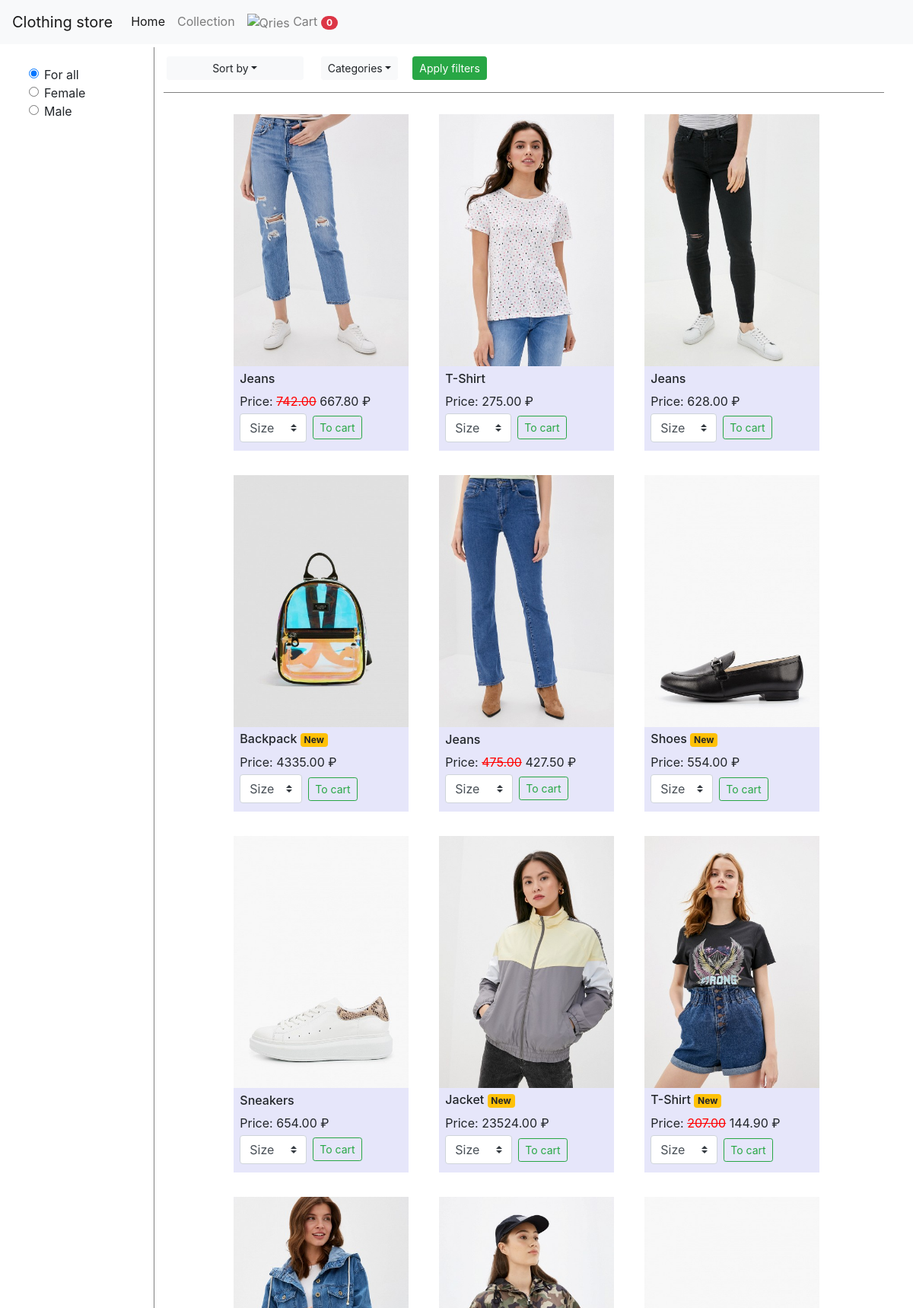
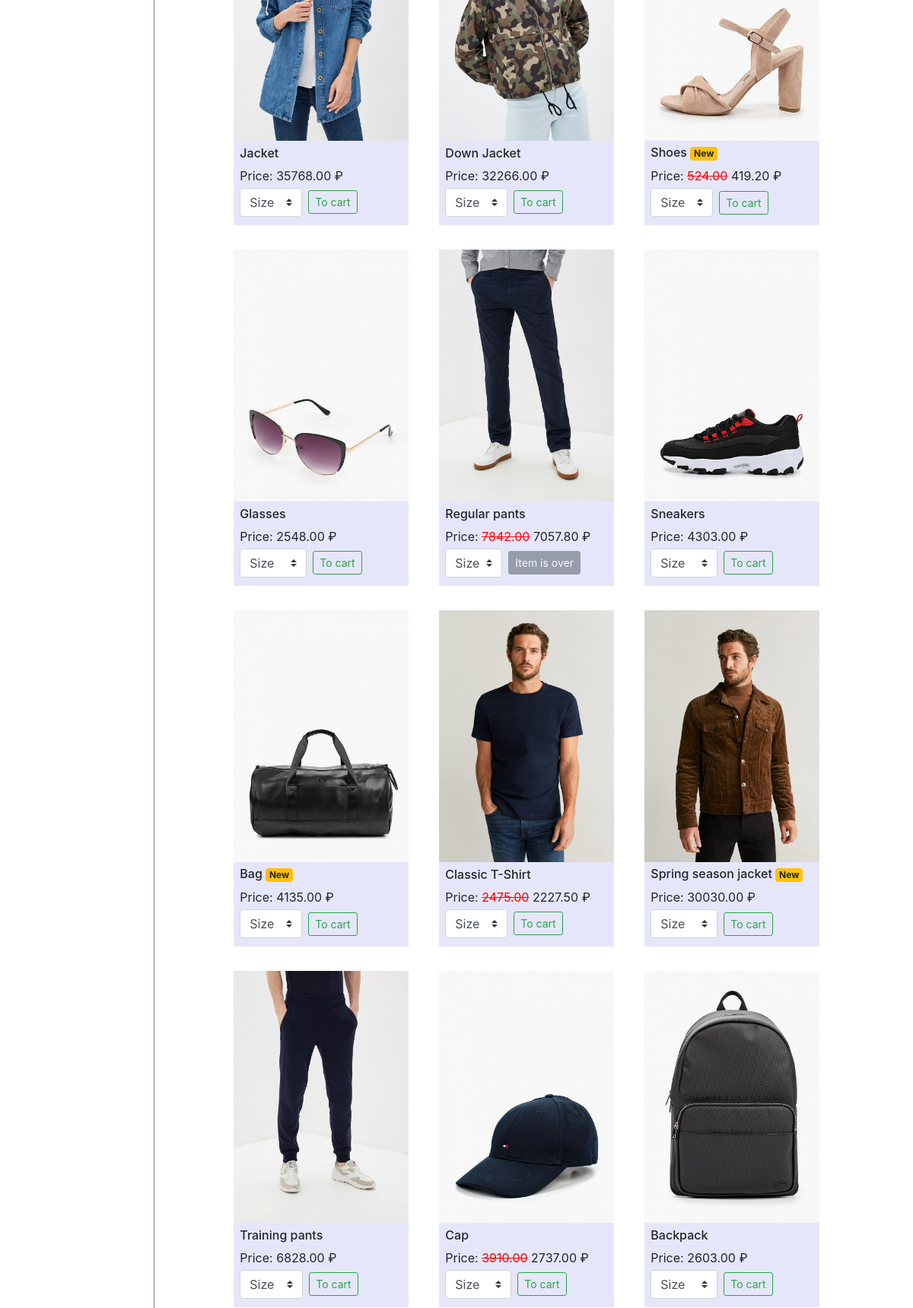
Page /collection (upper part) on the committed database (2 pictures, top to bottom).
### tables this page shows
CREATE TABLE goods (vendor int NOT NULL PRIMARY KEY, gender varchar (6) NOT NULL, photo varchar (255) NOT NULL, rating int NOT NULL, price float NOT NULL, discount float NOT NULL, discount_bool boolean NOT NULL, new boolean NOT NULL, description text NOT NULL, category varchar (255) NOT NULL, color varchar (255) NOT NULL);

### app.py (the view, shortened to what this page needs)
@app.route('/collection')
def collection():
    url_args = list(request.args.keys())
    sort_by, gender, categories = 'Sort by', 'forall', 'None'
    if all(i in url_args for i in ['sort', 'gender', 'cats']):
        sort_by = request.args.get('sort')
        gender = request.args.get('gender')
        categories = request.args.getlist('cats')
    data = db.getData(gender, sort_by, categories)
    itemsQuantity = warehouse.getItemsQuantity()
    if not cookies.hasCookies(request):
        userSessionId = cookies.getUserSessionId()
        cartController.generateCart(userSessionId)
        resp = make_response(
            render_template(
                'collection.html',
                title='Collection',
                goods=np.array(data),
                items_amount=0,
                itemsQuantity=itemsQuantity)
        )
        resp.set_cookie('userid', userSessionId)
    return resp

### BusinessRules/CartController.py (called while the page is built)
    def generateCart(self, userSessionId):
        cartInstance = Cart.Cart(userSessionId)
        self.storageInstance.set(userSessionId, pickle.dumps(cartInstance))

### BusinessRules/Warehouse.py (called while the page is built)
    def getItemsQuantity(self):
        data = self.databaseInstance.getItemsQuantity()
        return data

### ConfigManager.py (called while the page is built)
    def readConfig(self):
        try:
            self.config = open(self.configName, "r")
            self.configuration = self.config.readlines()
            self.db = self.configuration[0][9:-1]
            self.path = self.configuration[1][5:-1]
            if self.db == "sqlite3":
                self.api = sqlite3
        except IOError:
            print("An error occured while reading configuration file", self.configName)
            self.api = sqlite3
            self.path = "./database/catalog.db"
            print("Database configuration was set to default SQLite settings.")
        else:
            self.config.close()
        finally:
            return self.api, self.path

### Connection.py (called while the page is built, shortened)
    def getConfig(self):
        self.api, self.path = ConfigManager().readConfig()
        print("LOG: Database API:", self.api)
        print("LOG: Database path:", self.path)

    def getInstance(self):
        try:
            print("LOG: Trying to connect to database.")
            self.instance = self.api.connect(self.path)
        finally:
            if self.instance == None:
                print("LOG: Couldn't connect to database")
                raise RuntimeError
            else:
                print("LOG: A connection to the database has been established")
                return self.instance

### DatabaseStorage/SQLiteQuery/generateSQLiteQueriesAvailability.py (called while the page is built)
    def generateGetItemsQuantity(self):
        sqlQuery = "select * from availability;"
        return sqlQuery

### DatabaseStorage/SQLiteStorage.py (called while the page is built)
    def connect(self):
        self.connection = Connection().getInstance()

    def read(self, query):
        self.connect()
        c = self.connection.cursor()
        data = [row for row in c.execute(query)]
        self.connection.commit()
        self.connection.close()
        return data

    def getData(self, gender, sort_by, cats):
        selectQuery = GenerateSQLiteQueriesGoods().generateGetGoods(gender, sort_by, cats)
        data = self.read(selectQuery)
        return data

### cookies.py (called while the page is built)
def hasCookies(request):
    return "userid" in list(request.cookies.keys())

def getUserSessionId():
    N = 10
    return ''.join([random.choice(string.ascii_lowercase + string.ascii_uppercase + string.digits) for _ in range(N)])

### templates/collection.html (shortened to what this page needs)
{% extends "parent_template.html" %}
{% block body %}
<div class="container-fluid d-flex flex-row h-100" style="height: 400px;">
    <div class="m-1 p-1 pt-4" style="width: 15%; min-width: 120px; border-right: 1px solid grey;">
        <form id="gender-check-radio">
            <div class="form-check">
                <input class="form-check-input" type="radio" name="radio-sex" id="radio-sex-for-all" value="forall" checked>
                <label class="form-check-label" for="radio-sex-for-all">
                    For all
                </label>
            </div>
            <div class="form-check">
                <input class="form-check-input" type="radio" name="radio-sex" id="radio-sex-female" value="female">
                <label class="form-check-label" for="radio-sex-female">
                    Female
                </label>
            </div>
            <div class="form-check">
                <input class="form-check-input" type="radio" name="radio-sex" id="radio-sex-male" value="male">
                <label class="form-check-label" for="radio-sex-male">
                    Male
                </label>
            </div>
        </form>
    </div>
    <div class="m-1 p-1 d-flex flex-column" style="width: 85%">
        <div id="filters-border-bottom" class="d-flex flex-row justify-content-start align-items-center p-1 pb-3 pt-2">
            <form>
                <div class="btn-group mr-2" style="width: 180px;">
                    <button id="sorting-button" class="btn btn-light btn-sm dropdown-toggle" type="button" data-toggle="dropdown" aria-haspopup="true" aria-expanded="false">Sort by</button>
                </div>
            </form>
            <div class="mr-1">
                <div class="container">
                    <div class="row">
                        <div class="col-lg-12">
                            <div class="button-group">
                                <button type="button" class="btn btn-light btn-sm dropdown-toggle" data-toggle="dropdown">Categories</button>
                            </div>
                        </div>
                    </div>
                </div>
            </div>
            <button onclick="send_filter_results()" type="button" class="btn btn-success btn-sm">Apply filters</button>
        </div>
        <div class="flex-grow-1 p-1 mt-1">
            {% include "catalog.html" %}
        </div>
    </div>
</div>
{% endblock %}

### templates/parent_template.html (shortened to what this page needs)
<!DOCTYPE html>
<html lang="en">
<head>
  <link rel="stylesheet" type="text/css" href="{{ url_for('static', filename='css/home.css') }}">
  <link rel="stylesheet" type="text/css" href="{{ url_for('static', filename='css/collection.css') }}">
  <link rel="stylesheet" href="https://stackpath.bootstrapcdn.com/bootstrap/4.4.1/css/bootstrap.min.css">
</head>
<body>
    <nav class="navbar navbar-expand-lg navbar-light bg-light">
      <a class="navbar-brand" href="/">Clothing store</a>
      <div class="collapse navbar-collapse" id="navbarNavDropdown">
        <ul class="navbar-nav">
          <li class="nav-item active">
            <a class="nav-link" href="/">Home<span class="sr-only">(current)</span></a>
          </li>
          <li class="nav-item">
            <a class="nav-link" href="/collection">Collection</a>
          </li>
          <li class="nav-item">
            <a class="nav-link" href="/cart">
              <img alt="Qries" src="https://image.flaticon.com/icons/svg/687/687259.svg" width="18" height="18"> Cart
              <span id="cart-items-amount" class="badge badge-pill badge-danger">{{ items_amount }}</span>
            </a>
          </li>
        </ul>
      </div>
    </nav>
    <div class="container-fluid">
        {% block body %}{% endblock %}
    </div>
</body>
</html>

### templates/catalog.html (shortened to what this page needs)
{% block body %}
<div class="d-flex flex-wrap justify-content-center h-100 w-100 p-1">
    {% for item in goods %}
        <div class="d-flex flex-column item-style m-3 ml-4">
            <div class="d-flex justify-content-center align-items-center h-75">
                <img class="item-img" src="/static/img/{{ item[2] }}" alt="Italian Trulli">
            </div>
            <div class="d-flex flex-column justify-content-center h-25 p-2">
                <div>
                    <h6>
                        {{ item[8] }}
                        {% if item[7] == "1" %}
                            <span class="badge badge-warning">New</span>
                        {% endif %}
                    </h6>
                </div>
                <div>
                    {% if item[6] == "1" %}
                        Price: <s>{{ "%.2f"|format(item[4]|float) }}</s> {{ "%.2f"|format(item[4]|int * (1 - item[5]|float)|float) }} ₽
                    {% else %}
                        Price: {{ "%.2f"|format(item[4]|float) }} ₽
                    {% endif %}
                </div>
                <div>
                    <form class="form-inline">
                        <select class="custom-select my-1 mr-sm-2" id="size-{{ item[0] }}" required>
                            <option selected>Size</option>
                        </select>
                        {% set warehouseAmount = namespace(value=0) %}
                        {% for size, quantity in itemsQuantity[item[0] | int].items() %}
                            {% set warehouseAmount.value = warehouseAmount.value + quantity %}
                        {% endfor %}
                        {% if warehouseAmount.value > 0 %}
                            <button onclick="add_to_cart(this);" id="add-to-cart-{{ item[0] }}" type="button" class="btn btn-outline-success btn-sm">To cart</button>
                        {% else %}
                            <button onclick="add_to_cart(this);" id="add-to-cart-{{ item[0] }}" type="button" class="btn btn-secondary btn-sm" disabled>Item is over</button>
                        {% endif %}
                    </form>
                </div>
            </div>
        </div>
    {% endfor %}
</div>
{% endblock %}

### static/css/collection.css (style rules this page uses)
#filters-border-bottom { border-bottom: 1px solid grey; }
.item-style { height: 442px; width: 230px; background-color: lavender; }
.item-img { flex-shrink: 0; max-width: 100%; max-height: 100%; }
s { color: red; }

### rows in the picture
goods: shows a picture, description "T-Shirt", price "275.00"
goods: shows a picture, description "Jeans", price "628.00"
goods: shows a picture, description "Backpack", shows "New", price "4335.00"
goods: shows a picture, item "Shoes", shows "New", price "554.00"
goods: shows a picture, description "Sneakers", price "654.00"
goods: shows a picture, description "Jacket", shows "New", price "23524.00"
goods: shows a picture, description "Jacket", price "35768.00"
goods: shows a picture, description "Down Jacket", price "32266.00"
goods: shows a picture, description "Glasses", price "2548.00"
goods: shows a picture, description "Sneakers", price "4303.00"
goods: shows a picture, description "Bag", shows "New", price "4135.00"
goods: shows a picture, description "Spring season jacket", shows "New", price "30030.00"
goods: shows a picture, description "Training pants", price "6828.00"
goods: shows a picture, description "Backpack", price "2603.00"

### other values in the picture
{{ items_amount }} "0"
{{ item[8] }} "Jeans" "Jeans" "T-Shirt" "Shoes" "Regular pants" "Classic T-Shirt" "Cap"
{{ "%.2f"|format(item[4]|float) }} "742.00" "475.00" "207.00" "524.00" "7842.00" "2475.00" "3910.00"
{{ "%.2f"|format(item[4]|int * (1 - item[5]|float)|float) }} "667.80" "427.50" "144.90" "419.20" "7057.80" "2227.50" "2737.00"
